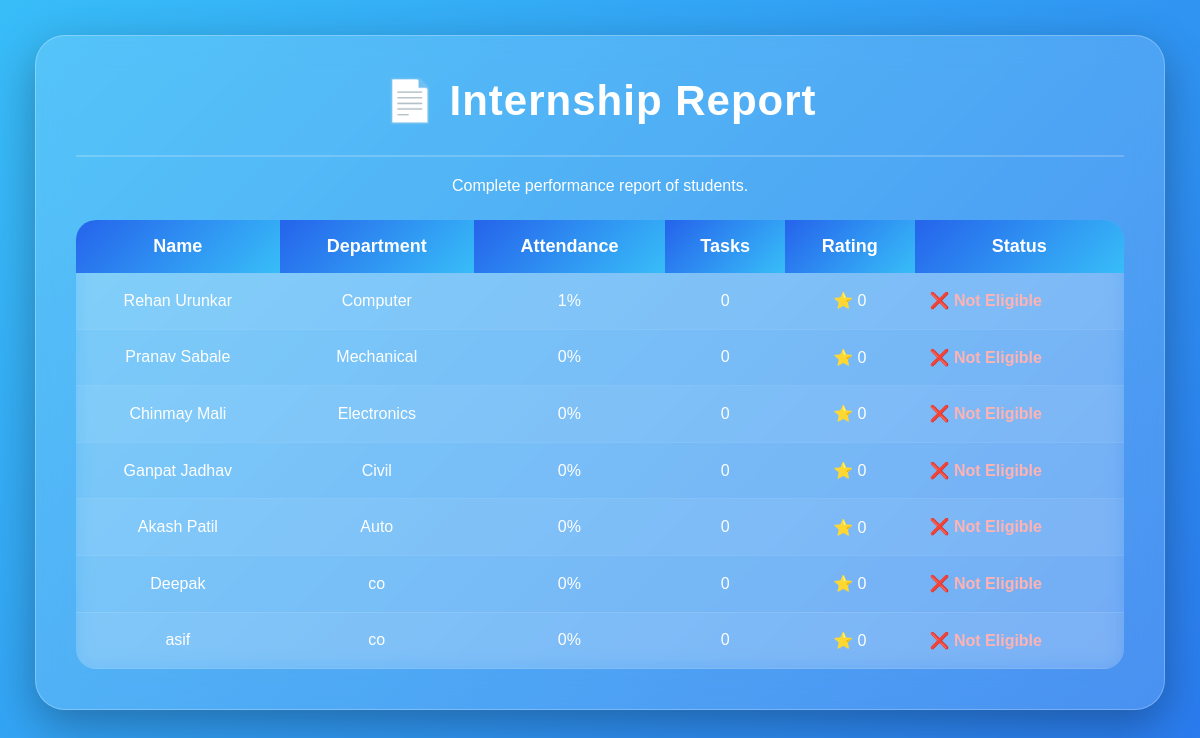
Screenshot of /report with the database file from the repository.
### tables this page shows
CREATE TABLE students(
    id INTEGER PRIMARY KEY AUTOINCREMENT,
    name TEXT,
    email TEXT,
    department TEXT,
    attendance INTEGER DEFAULT 0,
    tasks_completed INTEGER DEFAULT 0,
    rating INTEGER DEFAULT 0
);

### app.py (the view)
@app.route('/report')
def report():
    conn = sqlite3.connect("internship.db")
    cursor = conn.cursor()
    cursor.execute("SELECT * FROM students")
    data = cursor.fetchall()
    conn.close()
    return render_template(
        "report.html",
        students=data
    )

### templates/report.html (shortened to what this page needs)
<!DOCTYPE html>
<html>
<head>
<link rel="stylesheet"
href="{{ url_for('static', filename='style.css') }}">
</head>
<body>
<div class="container">
<h1>📄 Internship Report</h1>
<hr style="margin:20px 0;border:1px solid rgba(255,255,255,0.2);">
<p style="text-align:center;color:white;margin-bottom:25px;">
Complete performance report of students.
</p>
<table>
<tr>
<th>Name</th>
<th>Department</th>
<th>Attendance</th>
<th>Tasks</th>
<th>Rating</th>
<th>Status</th>
</tr>
{% for s in students %}
<tr>
<td>{{ s[1] }}</td>
<td>{{ s[3] }}</td>
<td>{{ s[4] }}%</td>
<td>{{ s[5] }}</td>
<td>⭐ {{ s[6] }}</td>
<td>
{% if s[4] >=75 and s[6]>=3 %}
<span style="color:lime;font-weight:bold;">
✅ Eligible
</span>
{% else %}
<span style="color:#ffb3b3;font-weight:bold;">
❌ Not Eligible
</span>
{% endif %}
</td>
</tr>
{% endfor %}
</table>
</div>
</body>
</html>

### static/style.css (style rules this page uses)
* { margin:0; padding:0; box-sizing:border-box; font-family:'Poppins',sans-serif; }
body { min-height:100vh; background:linear-gradient( -45deg, #0f172a, #1e3a8a, #2563eb, #38bdf8 ); background-size:400% 400%; animation:bgAnimation 15s ease infinite; padding:35px; }
.container { max-width:1300px; margin:auto; padding:40px; border-radius:30px; background:rgba(255,255,255,0.15); backdrop-filter:blur(15px); border:1px solid rgba(255,255,255,.25); box-shadow: 0 15px 45px rgba(0,0,0,.3); animation:fadeIn .8s; }
h1 { text-align:center; font-size:42px; margin-bottom:30px; color:white; font-weight:700; letter-spacing:1px; }
p { color:white; }
table { width:100%; margin-top:25px; border-collapse:collapse; overflow:hidden; border-radius:20px; background:rgba(255,255,255,.1); backdrop-filter:blur(10px); }
th { padding:16px; background:#2563eb; color:white; font-size:18px; }
td { padding:15px; text-align:center; color:white; border-bottom:1px solid rgba(255,255,255,.1); }
table { overflow:hidden; border-radius:20px; }
th { background:linear-gradient(135deg,#2563eb,#38bdf8); font-size:18px; }
tr:nth-child(even) { background:rgba(255,255,255,.05); }
td { font-size:16px; }
table td { vertical-align:middle; }
table td:last-child { text-align:left; line-height:1.6; }

### rows the page displays
students: name "Rehan Urunkar", department "Computer", attendance "1", tasks_completed "0", rating "0", shows "❌ Not Eligible"
students: name "Pranav Sabale", department "Mechanical", attendance "0", tasks_completed "0", rating "0", shows "❌ Not Eligible"
students: name "Chinmay Mali", department "Electronics", attendance "0", tasks_completed "0", rating "0", shows "❌ Not Eligible"
students: name "Ganpat Jadhav", department "Civil", attendance "0", tasks_completed "0", rating "0", shows "❌ Not Eligible"
students: name "Akash Patil", department "Auto", attendance "0", tasks_completed "0", rating "0", shows "❌ Not Eligible"
students: name "Deepak", department "co", attendance "0", tasks_completed "0", rating "0", shows "❌ Not Eligible"
students: name "asif", department "co", attendance "0", tasks_completed "0", rating "0", shows "❌ Not Eligible"
